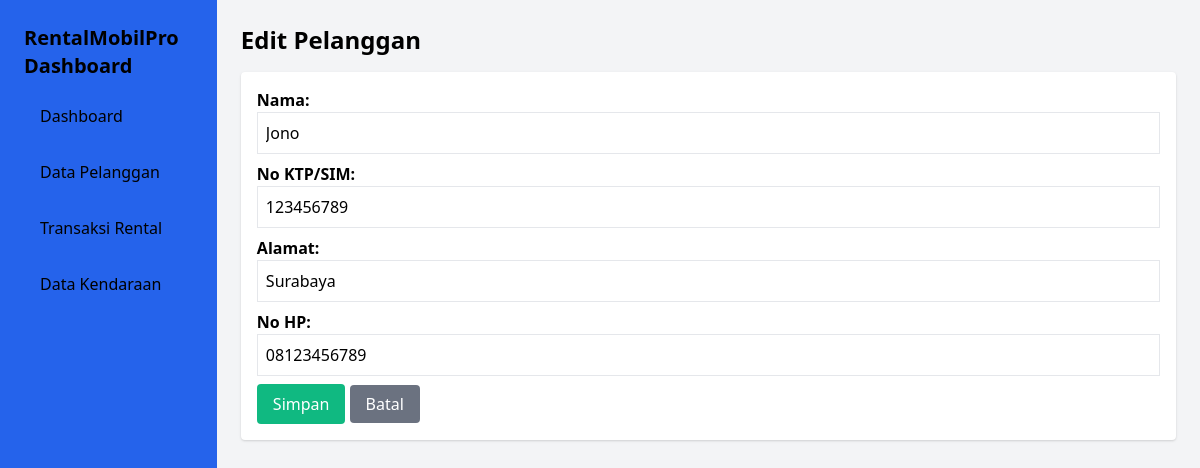
The app's page /edit_pelanggan.php?id=1 with its own data.
### tables this page shows
CREATE TABLE `pelanggan` (
  `ID_Pelanggan` int(11) NOT NULL,
  `Nama_Penyewa` varchar(100) NOT NULL,
  `No_KTP_SIM` varchar(50) NOT NULL,
  `Alamat` varchar(255) DEFAULT NULL,
  `No_Telp_HP` varchar(20) DEFAULT NULL
);

### edit_pelanggan.php (the view, shortened to what this page needs)
<?php
require 'config.php';
$id = $_GET['id'];
$stmt = $conn->prepare("SELECT * FROM pelanggan WHERE ID_Pelanggan = ?");
$stmt->bind_param("i", $id);
$stmt->execute();
$result = $stmt->get_result();
$row = $result->fetch_assoc();
?>
<!DOCTYPE html>
<html lang="id">
<head>
    <link href="https://cdn.jsdelivr.net/npm/tailwindcss@2.2.19/dist/tailwind.min.css" rel="stylesheet">
</head>
<body class="bg-gray-100">
    <div class="flex min-h-screen bg-gray-100">
        <aside class="w-64 bg-blue-600 text-black p-6">
            <h2 class="text-xl font-bold mb-4">RentalMobilPro Dashboard</h2>
            <nav>
                <ul class="space-y-4">
                    <li><a href="dashboard.php" class="block py-2 px-4 rounded hover:bg-blue-500 text-black">Dashboard</a></li>
                    <li><a href="datapelanggan.php" class="block py-2 px-4 rounded hover:bg-blue-500 text-black">Data Pelanggan</a></li>
                    <li><a href="transaksirental.php" class="block py-2 px-4 rounded hover:bg-blue-500 text-black">Transaksi Rental</a></li>
                    <li><a href="datakendaraan.php" class="block py-2 px-4 rounded hover:bg-blue-500 text-black">Data Kendaraan</a></li>
                </ul>
            </nav>
        </aside>
        <div class="container mx-auto p-6">
            <h2 class="text-2xl font-bold mb-4">Edit Pelanggan</h2>
            <div class="bg-white p-4 rounded shadow">
                <form method="POST">
                    <label class="block font-semibold">Nama:</label>
                    <input type="text" name="nama" value="<?= $row['Nama_Penyewa'] ?>" class="border p-2 w-full mb-2" required>
                    <label class="block font-semibold">No KTP/SIM:</label>
                    <input type="text" name="ktp" value="<?= $row['No_KTP_SIM'] ?>" class="border p-2 w-full mb-2" required>
                    <label class="block font-semibold">Alamat:</label>
                    <input type="text" name="alamat" value="<?= $row['Alamat'] ?>" class="border p-2 w-full mb-2" required>
                    <label class="block font-semibold">No HP:</label>
                    <input type="text" name="nohp" value="<?= $row['No_Telp_HP'] ?>" class="border p-2 w-full mb-2" required>
                    <button type="submit" class="bg-green-500 text-white px-4 py-2 rounded">Simpan</button>
                    <a href="datapelanggan.php" class="bg-gray-500 text-white px-4 py-2 rounded">Batal</a>
                </form>
            </div>
        </div>
    </div>
</body>
</html>

### records on screen
pelanggan: nama "Jono", ktp "123456789", alamat "Surabaya", nohp "08123456789"
